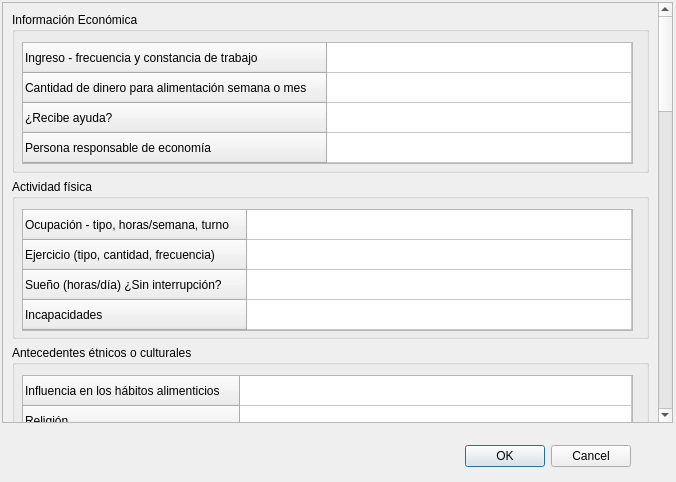
<?xml version="1.0" encoding="UTF-8"?>
<ui version="4.0">
 <class>Dialog_InfoGen</class>
 <widget class="QDialog" name="Dialog_InfoGen">
  <property name="windowModality">
   <enum>Qt::ApplicationModal</enum>
  </property>
  <property name="geometry">
   <rect>
    <x>0</x>
    <y>0</y>
    <width>676</width>
    <height>482</height>
   </rect>
  </property>
  <property name="windowTitle">
   <string>Información General</string>
  </property>
  <widget class="QDialogButtonBox" name="buttonBox">
   <property name="geometry">
    <rect>
     <x>10</x>
     <y>440</y>
     <width>621</width>
     <height>32</height>
    </rect>
   </property>
   <property name="orientation">
    <enum>Qt::Horizontal</enum>
   </property>
   <property name="standardButtons">
    <set>QDialogButtonBox::Cancel|QDialogButtonBox::Ok</set>
   </property>
  </widget>
  <widget class="QScrollArea" name="scrollArea">
   <property name="geometry">
    <rect>
     <x>2</x>
     <y>2</y>
     <width>671</width>
     <height>421</height>
    </rect>
   </property>
   <property name="verticalScrollBarPolicy">
    <enum>Qt::ScrollBarAsNeeded</enum>
   </property>
   <property name="widgetResizable">
    <bool>true</bool>
   </property>
   <widget class="QWidget" name="scrollAreaWidgetContents">
    <property name="geometry">
     <rect>
      <x>0</x>
      <y>0</y>
      <width>653</width>
      <height>1742</height>
     </rect>
    </property>
    <layout class="QVBoxLayout" name="verticalLayout">
     <property name="spacing">
      <number>6</number>
     </property>
     <property name="margin">
      <number>0</number>
     </property>
     <item>
      <widget class="QWidget" name="widget" native="true">
       <layout class="QVBoxLayout" name="verticalLayout_2">
        <item>
         <widget class="QGroupBox" name="groupBox">
          <property name="minimumSize">
           <size>
            <width>630</width>
            <height>161</height>
           </size>
          </property>
          <property name="title">
           <string>Información Económica</string>
          </property>
          <widget class="QTableWidget" name="tableWidget">
           <property name="geometry">
            <rect>
             <x>10</x>
             <y>30</y>
             <width>611</width>
             <height>122</height>
            </rect>
           </property>
           <attribute name="horizontalHeaderVisible">
            <bool>false</bool>
           </attribute>
           <attribute name="horizontalHeaderStretchLastSection">
            <bool>true</bool>
           </attribute>
           <row>
            <property name="text">
             <string>Ingreso - frecuencia y constancia de trabajo</string>
            </property>
           </row>
           <row>
            <property name="text">
             <string>Cantidad de dinero para alimentación semana o mes</string>
            </property>
           </row>
           <row>
            <property name="text">
             <string>¿Recibe ayuda?</string>
            </property>
           </row>
           <row>
            <property name="text">
             <string>Persona responsable de economía</string>
            </property>
           </row>
           <column>
            <property name="text">
             <string>Descripción / Aclaraciones</string>
            </property>
           </column>
           <item row="0" column="0">
            <property name="text">
             <string/>
            </property>
           </item>
           <item row="1" column="0">
            <property name="text">
             <string/>
            </property>
           </item>
           <item row="2" column="0">
            <property name="text">
             <string/>
            </property>
           </item>
           <item row="3" column="0">
            <property name="text">
             <string/>
            </property>
           </item>
          </widget>
         </widget>
        </item>
        <item>
         <widget class="QGroupBox" name="groupBox_2">
          <property name="minimumSize">
           <size>
            <width>630</width>
            <height>160</height>
           </size>
          </property>
          <property name="title">
           <string>Actividad física</string>
          </property>
          <widget class="QTableWidget" name="tableWidget_2">
           <property name="geometry">
            <rect>
             <x>10</x>
             <y>30</y>
             <width>611</width>
             <height>122</height>
            </rect>
           </property>
           <property name="showGrid">
            <bool>true</bool>
           </property>
           <attribute name="horizontalHeaderVisible">
            <bool>false</bool>
           </attribute>
           <attribute name="horizontalHeaderStretchLastSection">
            <bool>true</bool>
           </attribute>
           <row>
            <property name="text">
             <string>Ocupación - tipo, horas/semana, turno</string>
            </property>
           </row>
           <row>
            <property name="text">
             <string>Ejercicio (tipo, cantidad, frecuencia)</string>
            </property>
           </row>
           <row>
            <property name="text">
             <string>Sueño (horas/día) ¿Sin interrupción?</string>
            </property>
           </row>
           <row>
            <property name="text">
             <string>Incapacidades</string>
            </property>
           </row>
           <column>
            <property name="text">
             <string>Descripción / Aclaraciones</string>
            </property>
           </column>
           <item row="0" column="0">
            <property name="text">
             <string/>
            </property>
           </item>
           <item row="1" column="0">
            <property name="text">
             <string/>
            </property>
           </item>
           <item row="2" column="0">
            <property name="text">
             <string/>
            </property>
           </item>
           <item row="3" column="0">
            <property name="text">
             <string/>
            </property>
           </item>
          </widget>
         </widget>
        </item>
        <item>
         <widget class="QGroupBox" name="groupBox_3">
          <property name="minimumSize">
           <size>
            <width>630</width>
            <height>129</height>
           </size>
          </property>
          <property name="title">
           <string>Antecedentes étnicos o culturales</string>
          </property>
          <widget class="QTableWidget" name="tableWidget_3">
           <property name="geometry">
            <rect>
             <x>10</x>
             <y>30</y>
             <width>611</width>
             <height>92</height>
            </rect>
           </property>
           <property name="showGrid">
            <bool>true</bool>
           </property>
           <attribute name="horizontalHeaderVisible">
            <bool>false</bool>
           </attribute>
           <attribute name="horizontalHeaderStretchLastSection">
            <bool>true</bool>
           </attribute>
           <row>
            <property name="text">
             <string>Influencia en los hábitos alimenticios</string>
            </property>
           </row>
           <row>
            <property name="text">
             <string>Religión</string>
            </property>
           </row>
           <row>
            <property name="text">
             <string>Educación</string>
            </property>
           </row>
           <column>
            <property name="text">
             <string>Descripción / Aclaraciones</string>
            </property>
           </column>
           <item row="0" column="0">
            <property name="text">
             <string/>
            </property>
           </item>
           <item row="1" column="0">
            <property name="text">
             <string/>
            </property>
           </item>
           <item row="2" column="0">
            <property name="text">
             <string/>
            </property>
           </item>
          </widget>
         </widget>
        </item>
        <item>
         <widget class="QGroupBox" name="groupBox_4">
          <property name="minimumSize">
           <size>
            <width>630</width>
            <height>217</height>
           </size>
          </property>
          <property name="title">
           <string>Vida casera y patrones de comidas</string>
          </property>
          <widget class="QTableWidget" name="tableWidget_4">
           <property name="geometry">
            <rect>
             <x>10</x>
             <y>30</y>
             <width>611</width>
             <height>182</height>
            </rect>
           </property>
           <property name="showGrid">
            <bool>true</bool>
           </property>
           <attribute name="horizontalHeaderVisible">
            <bool>false</bool>
           </attribute>
           <attribute name="horizontalHeaderStretchLastSection">
            <bool>true</bool>
           </attribute>
           <row>
            <property name="text">
             <string>Número en la casa (¿Comen juntos?)</string>
            </property>
           </row>
           <row>
            <property name="text">
             <string>Personas que hacen la compra</string>
            </property>
           </row>
           <row>
            <property name="text">
             <string>Personas que cocinan</string>
            </property>
           </row>
           <row>
            <property name="text">
             <string>Instalaciones para guardar alimentos y cocinarlos</string>
            </property>
           </row>
           <row>
            <property name="text">
             <string>Tipo de alojamiento</string>
            </property>
           </row>
           <row>
            <property name="text">
             <string>Capacidad para comprar y preparar alimentos</string>
            </property>
           </row>
           <column>
            <property name="text">
             <string>Descripción / Aclaraciones</string>
            </property>
           </column>
           <item row="0" column="0">
            <property name="text">
             <string/>
            </property>
           </item>
           <item row="1" column="0">
            <property name="text">
             <string/>
            </property>
           </item>
           <item row="2" column="0">
            <property name="text">
             <string/>
            </property>
           </item>
           <item row="3" column="0">
            <property name="text">
             <string/>
            </property>
           </item>
           <item row="4" column="0">
            <property name="text">
             <string/>
            </property>
           </item>
           <item row="5" column="0">
            <property name="text">
             <string/>
            </property>
           </item>
          </widget>
         </widget>
        </item>
        <item>
         <widget class="QGroupBox" name="groupBox_5">
          <property name="minimumSize">
           <size>
            <width>630</width>
            <height>127</height>
           </size>
          </property>
          <property name="title">
           <string>Apetito</string>
          </property>
          <widget class="QTableWidget" name="tableWidget_5">
           <property name="geometry">
            <rect>
             <x>10</x>
             <y>30</y>
             <width>611</width>
             <height>92</height>
            </rect>
           </property>
           <property name="showGrid">
            <bool>true</bool>
           </property>
           <attribute name="horizontalHeaderVisible">
            <bool>false</bool>
           </attribute>
           <attribute name="horizontalHeaderStretchLastSection">
            <bool>true</bool>
           </attribute>
           <row>
            <property name="text">
             <string>Malo, bueno, algún cambio</string>
            </property>
           </row>
           <row>
            <property name="text">
             <string>Factores que afectan al apetito</string>
            </property>
           </row>
           <row>
            <property name="text">
             <string>Percepción del gusto, olfato y cualquier cambio</string>
            </property>
           </row>
           <column>
            <property name="text">
             <string>Descripción / Aclaraciones</string>
            </property>
           </column>
           <item row="0" column="0">
            <property name="text">
             <string/>
            </property>
           </item>
           <item row="1" column="0">
            <property name="text">
             <string/>
            </property>
           </item>
           <item row="2" column="0">
            <property name="text">
             <string/>
            </property>
           </item>
          </widget>
         </widget>
        </item>
        <item>
         <widget class="QGroupBox" name="groupBox_6">
          <property name="minimumSize">
           <size>
            <width>630</width>
            <height>97</height>
           </size>
          </property>
          <property name="title">
           <string>Actitud hacia el alimento y la alimentación</string>
          </property>
          <widget class="QTableWidget" name="tableWidget_6">
           <property name="geometry">
            <rect>
             <x>10</x>
             <y>30</y>
             <width>611</width>
             <height>62</height>
            </rect>
           </property>
           <property name="showGrid">
            <bool>true</bool>
           </property>
           <attribute name="horizontalHeaderVisible">
            <bool>false</bool>
           </attribute>
           <attribute name="horizontalHeaderStretchLastSection">
            <bool>true</bool>
           </attribute>
           <row>
            <property name="text">
             <string>Falta de interés en el alimento</string>
            </property>
           </row>
           <row>
            <property name="text">
             <string>Ideas irracionales sobre el alimento, comer y peso</string>
            </property>
           </row>
           <column>
            <property name="text">
             <string>Descripción / Aclaraciones</string>
            </property>
           </column>
           <item row="0" column="0">
            <property name="text">
             <string/>
            </property>
           </item>
           <item row="1" column="0">
            <property name="text">
             <string/>
            </property>
           </item>
          </widget>
         </widget>
        </item>
        <item>
         <widget class="QGroupBox" name="groupBox_7">
          <property name="minimumSize">
           <size>
            <width>630</width>
            <height>127</height>
           </size>
          </property>
          <property name="title">
           <string>Alergias, intolerancias o rechazo de alimentos</string>
          </property>
          <widget class="QTableWidget" name="tableWidget_7">
           <property name="geometry">
            <rect>
             <x>10</x>
             <y>30</y>
             <width>611</width>
             <height>92</height>
            </rect>
           </property>
           <property name="showGrid">
            <bool>true</bool>
           </property>
           <attribute name="horizontalHeaderVisible">
            <bool>false</bool>
           </attribute>
           <attribute name="horizontalHeaderStretchLastSection">
            <bool>true</bool>
           </attribute>
           <row>
            <property name="text">
             <string>Alimentos que se rechazan y razón</string>
            </property>
           </row>
           <row>
            <property name="text">
             <string>Tiempo en que se han rechazado</string>
            </property>
           </row>
           <row>
            <property name="text">
             <string>Descripción de problemas causados por alimentos</string>
            </property>
           </row>
           <column>
            <property name="text">
             <string>Descripción / Aclaraciones</string>
            </property>
           </column>
           <item row="0" column="0">
            <property name="text">
             <string/>
            </property>
           </item>
           <item row="1" column="0">
            <property name="text">
             <string/>
            </property>
           </item>
           <item row="2" column="0">
            <property name="text">
             <string/>
            </property>
           </item>
          </widget>
         </widget>
        </item>
        <item>
         <widget class="QGroupBox" name="groupBox_8">
          <property name="minimumSize">
           <size>
            <width>630</width>
            <height>126</height>
           </size>
          </property>
          <property name="title">
           <string>Salud dental y bucal</string>
          </property>
          <widget class="QTableWidget" name="tableWidget_8">
           <property name="geometry">
            <rect>
             <x>10</x>
             <y>30</y>
             <width>611</width>
             <height>92</height>
            </rect>
           </property>
           <property name="showGrid">
            <bool>true</bool>
           </property>
           <attribute name="horizontalHeaderVisible">
            <bool>false</bool>
           </attribute>
           <attribute name="horizontalHeaderStretchLastSection">
            <bool>true</bool>
           </attribute>
           <row>
            <property name="text">
             <string>Problemas con la alimentación</string>
            </property>
           </row>
           <row>
            <property name="text">
             <string>Alimentos que no puede comer</string>
            </property>
           </row>
           <row>
            <property name="text">
             <string>Problemas con la deglución, salivación, viscosidad del alimento</string>
            </property>
           </row>
           <column>
            <property name="text">
             <string>Descripción / Aclaraciones</string>
            </property>
           </column>
           <item row="0" column="0">
            <property name="text">
             <string/>
            </property>
           </item>
           <item row="1" column="0">
            <property name="text">
             <string/>
            </property>
           </item>
           <item row="2" column="0">
            <property name="text">
             <string/>
            </property>
           </item>
          </widget>
         </widget>
        </item>
        <item>
         <widget class="QGroupBox" name="groupBox_9">
          <property name="minimumSize">
           <size>
            <width>630</width>
            <height>159</height>
           </size>
          </property>
          <property name="title">
           <string>Gastrointestinales</string>
          </property>
          <widget class="QTableWidget" name="tableWidget_9">
           <property name="geometry">
            <rect>
             <x>10</x>
             <y>30</y>
             <width>611</width>
             <height>122</height>
            </rect>
           </property>
           <property name="showGrid">
            <bool>true</bool>
           </property>
           <attribute name="horizontalHeaderVisible">
            <bool>false</bool>
           </attribute>
           <attribute name="horizontalHeaderStretchLastSection">
            <bool>true</bool>
           </attribute>
           <row>
            <property name="text">
             <string>Problemas por pirosis, timpanismo, gas, ...</string>
            </property>
           </row>
           <row>
            <property name="text">
             <string>Frecuencia de problemas</string>
            </property>
           </row>
           <row>
            <property name="text">
             <string>Remedios caseros</string>
            </property>
           </row>
           <row>
            <property name="text">
             <string>Uso de antiácidos, laxantes u otros fármacos</string>
            </property>
           </row>
           <column>
            <property name="text">
             <string>Descripción / Aclaraciones</string>
            </property>
           </column>
           <item row="0" column="0">
            <property name="text">
             <string/>
            </property>
           </item>
           <item row="1" column="0">
            <property name="text">
             <string/>
            </property>
           </item>
           <item row="2" column="0">
            <property name="text">
             <string/>
            </property>
           </item>
           <item row="3" column="0">
            <property name="text">
             <string/>
            </property>
           </item>
          </widget>
         </widget>
        </item>
        <item>
         <widget class="QGroupBox" name="groupBox_10">
          <property name="minimumSize">
           <size>
            <width>630</width>
            <height>128</height>
           </size>
          </property>
          <property name="title">
           <string>Enfermedad crónica</string>
          </property>
          <widget class="QTableWidget" name="tableWidget_10">
           <property name="geometry">
            <rect>
             <x>10</x>
             <y>30</y>
             <width>611</width>
             <height>92</height>
            </rect>
           </property>
           <property name="showGrid">
            <bool>true</bool>
           </property>
           <attribute name="horizontalHeaderVisible">
            <bool>false</bool>
           </attribute>
           <attribute name="horizontalHeaderStretchLastSection">
            <bool>true</bool>
           </attribute>
           <row>
            <property name="text">
             <string>Tratamiento</string>
            </property>
           </row>
           <row>
            <property name="text">
             <string>Duración del tratamiento</string>
            </property>
           </row>
           <row>
            <property name="text">
             <string>Modificación de la dieta</string>
            </property>
           </row>
           <column>
            <property name="text">
             <string>Descripción / Aclaraciones</string>
            </property>
           </column>
           <item row="0" column="0">
            <property name="text">
             <string/>
            </property>
           </item>
           <item row="1" column="0">
            <property name="text">
             <string/>
            </property>
           </item>
           <item row="2" column="0">
            <property name="text">
             <string/>
            </property>
           </item>
          </widget>
         </widget>
        </item>
        <item>
         <widget class="QGroupBox" name="groupBox_11">
          <property name="minimumSize">
           <size>
            <width>630</width>
            <height>99</height>
           </size>
          </property>
          <property name="title">
           <string>Medicamentos</string>
          </property>
          <widget class="QTableWidget" name="tableWidget_11">
           <property name="geometry">
            <rect>
             <x>10</x>
             <y>30</y>
             <width>611</width>
             <height>62</height>
            </rect>
           </property>
           <property name="showGrid">
            <bool>true</bool>
           </property>
           <attribute name="horizontalHeaderVisible">
            <bool>false</bool>
           </attribute>
           <attribute name="horizontalHeaderStretchLastSection">
            <bool>true</bool>
           </attribute>
           <row>
            <property name="text">
             <string>Suplementos de vitaminas o minerales</string>
            </property>
           </row>
           <row>
            <property name="text">
             <string>Medicamentos - tipo, cantidad, frecuencia</string>
            </property>
           </row>
           <column>
            <property name="text">
             <string>Descripción / Aclaraciones</string>
            </property>
           </column>
           <item row="0" column="0">
            <property name="text">
             <string/>
            </property>
           </item>
           <item row="1" column="0">
            <property name="text">
             <string/>
            </property>
           </item>
          </widget>
         </widget>
        </item>
        <item>
         <widget class="QGroupBox" name="groupBox_12">
          <property name="minimumSize">
           <size>
            <width>630</width>
            <height>128</height>
           </size>
          </property>
          <property name="title">
           <string>Cambio reciente de peso</string>
          </property>
          <widget class="QTableWidget" name="tableWidget_12">
           <property name="geometry">
            <rect>
             <x>10</x>
             <y>30</y>
             <width>611</width>
             <height>92</height>
            </rect>
           </property>
           <property name="showGrid">
            <bool>true</bool>
           </property>
           <attribute name="horizontalHeaderVisible">
            <bool>false</bool>
           </attribute>
           <attribute name="horizontalHeaderStretchLastSection">
            <bool>true</bool>
           </attribute>
           <row>
            <property name="text">
             <string>Pérdida o aumento</string>
            </property>
           </row>
           <row>
            <property name="text">
             <string>Cuántos kilos, en qué tiempo</string>
            </property>
           </row>
           <row>
            <property name="text">
             <string>Intencional o no voluntario</string>
            </property>
           </row>
           <column>
            <property name="text">
             <string>Descripción / Aclaraciones</string>
            </property>
           </column>
           <item row="0" column="0">
            <property name="text">
             <string/>
            </property>
           </item>
           <item row="1" column="0">
            <property name="text">
             <string/>
            </property>
           </item>
           <item row="2" column="0">
            <property name="text">
             <string/>
            </property>
           </item>
          </widget>
         </widget>
        </item>
       </layout>
      </widget>
     </item>
    </layout>
   </widget>
  </widget>
 </widget>
 <tabstops>
  <tabstop>scrollArea</tabstop>
  <tabstop>tableWidget</tabstop>
  <tabstop>tableWidget_2</tabstop>
  <tabstop>tableWidget_3</tabstop>
  <tabstop>tableWidget_4</tabstop>
  <tabstop>tableWidget_5</tabstop>
  <tabstop>tableWidget_6</tabstop>
  <tabstop>tableWidget_7</tabstop>
  <tabstop>tableWidget_8</tabstop>
  <tabstop>tableWidget_9</tabstop>
  <tabstop>tableWidget_10</tabstop>
  <tabstop>tableWidget_11</tabstop>
  <tabstop>tableWidget_12</tabstop>
  <tabstop>buttonBox</tabstop>
 </tabstops>
 <resources/>
 <connections>
  <connection>
   <sender>buttonBox</sender>
   <signal>accepted()</signal>
   <receiver>Dialog_InfoGen</receiver>
   <slot>accept()</slot>
   <hints>
    <hint type="sourcelabel">
     <x>248</x>
     <y>254</y>
    </hint>
    <hint type="destinationlabel">
     <x>157</x>
     <y>274</y>
    </hint>
   </hints>
  </connection>
  <connection>
   <sender>buttonBox</sender>
   <signal>rejected()</signal>
   <receiver>Dialog_InfoGen</receiver>
   <slot>reject()</slot>
   <hints>
    <hint type="sourcelabel">
     <x>316</x>
     <y>260</y>
    </hint>
    <hint type="destinationlabel">
     <x>286</x>
     <y>274</y>
    </hint>
   </hints>
  </connection>
 </connections>
</ui>
